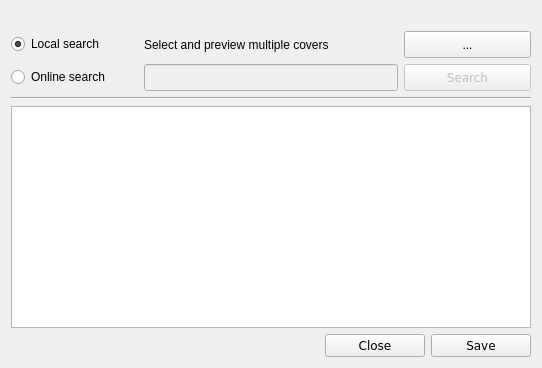
<?xml version="1.0" encoding="UTF-8"?>
<ui version="4.0">
 <class>AlternateCovers</class>
 <widget class="QDialog" name="AlternateCovers">
  <property name="geometry">
   <rect>
    <x>0</x>
    <y>0</y>
    <width>538</width>
    <height>368</height>
   </rect>
  </property>
  <property name="windowTitle">
   <string>Search alternative image</string>
  </property>
  <layout class="QGridLayout" name="gridLayout">
   <item row="5" column="0" colspan="4">
    <layout class="QHBoxLayout" name="horizontalLayout">
     <item>
      <spacer name="horizontalSpacer">
       <property name="orientation">
        <enum>Qt::Horizontal</enum>
       </property>
       <property name="sizeHint" stdset="0">
        <size>
         <width>40</width>
         <height>20</height>
        </size>
       </property>
      </spacer>
     </item>
     <item>
      <widget class="QPushButton" name="btn_cancel">
       <property name="minimumSize">
        <size>
         <width>100</width>
         <height>0</height>
        </size>
       </property>
       <property name="maximumSize">
        <size>
         <width>100</width>
         <height>16777215</height>
        </size>
       </property>
       <property name="font">
        <font>
         <family>DejaVu Sans</family>
        </font>
       </property>
       <property name="focusPolicy">
        <enum>Qt::NoFocus</enum>
       </property>
       <property name="text">
        <string>Close</string>
       </property>
      </widget>
     </item>
     <item>
      <widget class="QPushButton" name="btn_save">
       <property name="minimumSize">
        <size>
         <width>100</width>
         <height>0</height>
        </size>
       </property>
       <property name="maximumSize">
        <size>
         <width>100</width>
         <height>16777215</height>
        </size>
       </property>
       <property name="font">
        <font>
         <family>DejaVu Sans</family>
        </font>
       </property>
       <property name="focusPolicy">
        <enum>Qt::NoFocus</enum>
       </property>
       <property name="text">
        <string>Save</string>
       </property>
      </widget>
     </item>
    </layout>
   </item>
   <item row="3" column="0" colspan="4">
    <widget class="Line" name="line">
     <property name="font">
      <font>
       <family>DejaVu Sans</family>
      </font>
     </property>
     <property name="orientation">
      <enum>Qt::Horizontal</enum>
     </property>
    </widget>
   </item>
   <item row="4" column="0" colspan="4">
    <widget class="QTableView" name="tv_images">
     <property name="enabled">
      <bool>true</bool>
     </property>
     <property name="minimumSize">
      <size>
       <width>520</width>
       <height>220</height>
      </size>
     </property>
     <property name="font">
      <font>
       <family>DejaVu Sans</family>
      </font>
     </property>
     <property name="verticalScrollBarPolicy">
      <enum>Qt::ScrollBarAsNeeded</enum>
     </property>
     <property name="tabKeyNavigation">
      <bool>false</bool>
     </property>
     <property name="showDropIndicator" stdset="0">
      <bool>false</bool>
     </property>
     <property name="dragDropOverwriteMode">
      <bool>false</bool>
     </property>
     <property name="selectionMode">
      <enum>QAbstractItemView::SingleSelection</enum>
     </property>
     <property name="verticalScrollMode">
      <enum>QAbstractItemView::ScrollPerPixel</enum>
     </property>
     <property name="horizontalScrollMode">
      <enum>QAbstractItemView::ScrollPerPixel</enum>
     </property>
     <property name="showGrid">
      <bool>false</bool>
     </property>
     <property name="gridStyle">
      <enum>Qt::NoPen</enum>
     </property>
     <property name="cornerButtonEnabled">
      <bool>false</bool>
     </property>
     <attribute name="horizontalHeaderVisible">
      <bool>false</bool>
     </attribute>
     <attribute name="horizontalHeaderHighlightSections">
      <bool>false</bool>
     </attribute>
     <attribute name="verticalHeaderVisible">
      <bool>false</bool>
     </attribute>
     <attribute name="verticalHeaderHighlightSections">
      <bool>false</bool>
     </attribute>
    </widget>
   </item>
   <item row="0" column="0" colspan="4">
    <widget class="QLabel" name="lab_title">
     <property name="font">
      <font>
       <family>DejaVu Sans</family>
       <weight>75</weight>
       <bold>true</bold>
      </font>
     </property>
     <property name="text">
      <string/>
     </property>
    </widget>
   </item>
   <item row="2" column="3">
    <widget class="QPushButton" name="btn_search">
     <property name="enabled">
      <bool>false</bool>
     </property>
     <property name="sizePolicy">
      <sizepolicy hsizetype="Fixed" vsizetype="Fixed">
       <horstretch>0</horstretch>
       <verstretch>0</verstretch>
      </sizepolicy>
     </property>
     <property name="minimumSize">
      <size>
       <width>50</width>
       <height>27</height>
      </size>
     </property>
     <property name="maximumSize">
      <size>
       <width>156113</width>
       <height>27</height>
      </size>
     </property>
     <property name="font">
      <font>
       <family>DejaVu Sans</family>
      </font>
     </property>
     <property name="focusPolicy">
      <enum>Qt::NoFocus</enum>
     </property>
     <property name="text">
      <string>Search</string>
     </property>
    </widget>
   </item>
   <item row="1" column="3">
    <widget class="QPushButton" name="btn_file">
     <property name="minimumSize">
      <size>
       <width>0</width>
       <height>27</height>
      </size>
     </property>
     <property name="maximumSize">
      <size>
       <width>16777215</width>
       <height>27</height>
      </size>
     </property>
     <property name="focusPolicy">
      <enum>Qt::NoFocus</enum>
     </property>
     <property name="text">
      <string>...</string>
     </property>
    </widget>
   </item>
   <item row="2" column="1" colspan="2">
    <widget class="QLineEdit" name="le_search">
     <property name="enabled">
      <bool>false</bool>
     </property>
     <property name="minimumSize">
      <size>
       <width>0</width>
       <height>27</height>
      </size>
     </property>
     <property name="maximumSize">
      <size>
       <width>16777215</width>
       <height>27</height>
      </size>
     </property>
     <property name="font">
      <font>
       <family>DejaVu Sans</family>
      </font>
     </property>
     <property name="focusPolicy">
      <enum>Qt::ClickFocus</enum>
     </property>
    </widget>
   </item>
   <item row="2" column="0">
    <widget class="QRadioButton" name="rb_online">
     <property name="focusPolicy">
      <enum>Qt::NoFocus</enum>
     </property>
     <property name="text">
      <string>Online search</string>
     </property>
    </widget>
   </item>
   <item row="1" column="0">
    <widget class="QRadioButton" name="rb_local">
     <property name="focusPolicy">
      <enum>Qt::NoFocus</enum>
     </property>
     <property name="text">
      <string>Local search</string>
     </property>
     <property name="checked">
      <bool>true</bool>
     </property>
    </widget>
   </item>
   <item row="1" column="1" colspan="2">
    <widget class="QLabel" name="label">
     <property name="text">
      <string>Select and preview multiple covers</string>
     </property>
    </widget>
   </item>
  </layout>
 </widget>
 <resources/>
 <connections>
  <connection>
   <sender>rb_online</sender>
   <signal>toggled(bool)</signal>
   <receiver>btn_search</receiver>
   <slot>setEnabled(bool)</slot>
   <hints>
    <hint type="sourcelabel">
     <x>71</x>
     <y>75</y>
    </hint>
    <hint type="destinationlabel">
     <x>466</x>
     <y>75</y>
    </hint>
   </hints>
  </connection>
  <connection>
   <sender>rb_online</sender>
   <signal>toggled(bool)</signal>
   <receiver>btn_file</receiver>
   <slot>setDisabled(bool)</slot>
   <hints>
    <hint type="sourcelabel">
     <x>71</x>
     <y>75</y>
    </hint>
    <hint type="destinationlabel">
     <x>466</x>
     <y>42</y>
    </hint>
   </hints>
  </connection>
  <connection>
   <sender>rb_online</sender>
   <signal>toggled(bool)</signal>
   <receiver>le_search</receiver>
   <slot>setEnabled(bool)</slot>
   <hints>
    <hint type="sourcelabel">
     <x>71</x>
     <y>75</y>
    </hint>
    <hint type="destinationlabel">
     <x>269</x>
     <y>75</y>
    </hint>
   </hints>
  </connection>
  <connection>
   <sender>rb_online</sender>
   <signal>toggled(bool)</signal>
   <receiver>label</receiver>
   <slot>setDisabled(bool)</slot>
   <hints>
    <hint type="sourcelabel">
     <x>72</x>
     <y>75</y>
    </hint>
    <hint type="destinationlabel">
     <x>268</x>
     <y>42</y>
    </hint>
   </hints>
  </connection>
 </connections>
</ui>
